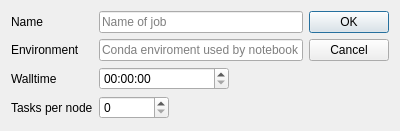
<?xml version="1.0" encoding="UTF-8"?>
<ui version="4.0">
 <class>JobDialog</class>
 <widget class="QDialog" name="JobDialog">
  <property name="geometry">
   <rect>
    <x>0</x>
    <y>0</y>
    <width>400</width>
    <height>131</height>
   </rect>
  </property>
  <property name="windowTitle">
   <string>Dialog</string>
  </property>
  <layout class="QGridLayout" name="gridLayout">
   <item row="1" column="0">
    <widget class="QLabel" name="label_2">
     <property name="text">
      <string>Environment</string>
     </property>
    </widget>
   </item>
   <item row="0" column="0">
    <widget class="QLabel" name="jobNameLabel">
     <property name="text">
      <string>Name</string>
     </property>
    </widget>
   </item>
   <item row="2" column="0">
    <widget class="QLabel" name="wallTimeLabel">
     <property name="text">
      <string>Walltime</string>
     </property>
    </widget>
   </item>
   <item row="3" column="0">
    <widget class="QLabel" name="label_4">
     <property name="text">
      <string>Tasks per node</string>
     </property>
    </widget>
   </item>
   <item row="1" column="1">
    <widget class="QLineEdit" name="notebookEnvEdit">
     <property name="placeholderText">
      <string>Conda enviroment used by notebook</string>
     </property>
    </widget>
   </item>
   <item row="3" column="1">
    <widget class="QSpinBox" name="tasksPerNodeEdit">
     <property name="maximumSize">
      <size>
       <width>70</width>
       <height>16777215</height>
      </size>
     </property>
    </widget>
   </item>
   <item row="0" column="1">
    <widget class="QLineEdit" name="nameEdit">
     <property name="placeholderText">
      <string>Name of job</string>
     </property>
    </widget>
   </item>
   <item row="2" column="1">
    <widget class="QTimeEdit" name="wallTimeEdit">
     <property name="maximumSize">
      <size>
       <width>130</width>
       <height>16777215</height>
      </size>
     </property>
    </widget>
   </item>
   <item row="0" column="2">
    <widget class="QPushButton" name="okButton">
     <property name="text">
      <string>OK</string>
     </property>
     <property name="default">
      <bool>true</bool>
     </property>
    </widget>
   </item>
   <item row="1" column="2">
    <widget class="QPushButton" name="cancelButton">
     <property name="text">
      <string>Cancel</string>
     </property>
    </widget>
   </item>
  </layout>
 </widget>
 <tabstops>
  <tabstop>nameEdit</tabstop>
  <tabstop>notebookEnvEdit</tabstop>
  <tabstop>wallTimeEdit</tabstop>
  <tabstop>tasksPerNodeEdit</tabstop>
  <tabstop>okButton</tabstop>
  <tabstop>cancelButton</tabstop>
 </tabstops>
 <resources/>
 <connections/>
</ui>
